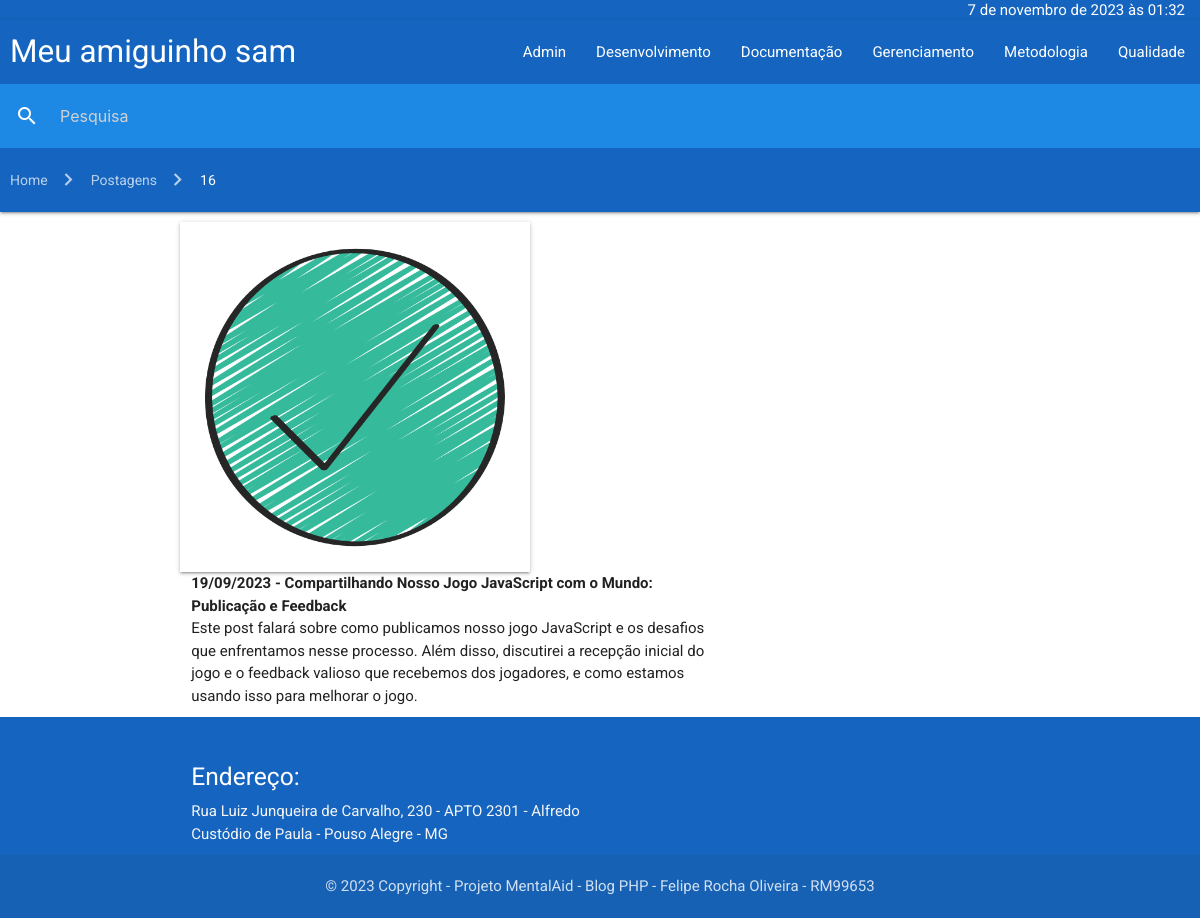
The page /posts/?id=16 on the database its author committed.
### tables this page shows
CREATE TABLE `categories` (
  `id` bigint(20) NOT NULL AUTO_INCREMENT,
  `name` varchar(100) NOT NULL,
  PRIMARY KEY (`id`)
);

CREATE TABLE `posts` (
  `id` bigint(20) NOT NULL AUTO_INCREMENT,
  `title` varchar(100) NOT NULL,
  `category_id` bigint(20) NOT NULL,
  `date_publication` date NOT NULL,
  `content` longtext NOT NULL,
  `image` varchar(150) NOT NULL,
  PRIMARY KEY (`id`),
  KEY `posts_FK` (`category_id`),
  CONSTRAINT `posts_FK` FOREIGN KEY (`category_id`) REFERENCES `categories` (`id`) ON UPDATE CASCADE
);

### core/DateFormat.php (called while the page is built, shortened)
<?php
class DateFormat
{
    private DateTime $date;
    private string $locale;
    private string $timezone;
    public function __construct(string $date = 'now')
    {
        $this->date = new DateTime($date);
    }
    public function setLocale(string $locale): void
    {
        $this->locale = $locale;
    }
    public function setTimezone(string $timezone): void
    {
        $this->timezone = $timezone;
    }
    public function formatFullDatetime(): string
    {
        $formatter = new IntlDateFormatter(
            $this->locale,
            IntlDateFormatter::LONG,
            IntlDateFormatter::SHORT,
            $this->timezone,
            IntlDateFormatter::GREGORIAN
        );
        return $formatter->format($this->date);
    }
    public function formatDate(): string
    {
        $formatter = new IntlDateFormatter(
            $this->locale,
            IntlDateFormatter::SHORT,
            IntlDateFormatter::NONE,
            $this->timezone,
            IntlDateFormatter::GREGORIAN
        );
        return $formatter->format($this->date);
    }
}

### core/Database.php (called while the page is built, shortened)
<?php
class Database
{
    private string $dbName;
    private string $dbHost;
    private string $dbUser;
    private string $dbPass;
    public function __construct()
    {
        $this->dbName = getenv('DB_DATABASE');
        $this->dbHost = getenv('DB_HOST');
        $this->dbUser = getenv('DB_USERNAME');
        $this->dbPass = getenv('DB_PASSWORD');
    }
    public function query(string $query, array $attributes = [], bool $isSelect = false): object
    {
        $pdo = $this->connect();
        try {
            $pdo->beginTransaction();
            $dbConnect = $pdo->prepare($query, [PDO::ATTR_CURSOR => PDO::CURSOR_FWDONLY]);
            $dbConnect->execute($attributes);
            $success = $pdo->commit();
            if ($isSelect) {
                $data = $dbConnect->fetchAll(PDO::FETCH_CLASS);
                return $this->response($success, $data);
            }
            return $this->response($success);
        } catch (PDOException $exception) {
            $pdo->rollBack();
            return $this->response(false, [], $exception->getMessage());
        }
    }
    private function connect(): PDO
    {
        return new PDO($this->getDsn(), $this->dbUser, $this->dbPass);
    }
    private function getDsn(): string
    {
        return "mysql:dbname=$this->dbName;host=$this->dbHost";
    }
    private function response(bool $success = false, array $data = [], string $error = ''): object
    {
        return (object) [
            "success" => $success,
            "data" => $data,
            "error" => $error
        ];
    }
}

### core/Categories.php (called while the page is built, shortened)
<?php
class Categories
{
    private Database $DB;
    private array $categories;
    public function __construct()
    {
        $this->DB = new Database();
        $this->setCategories();
    }
    private function setCategories(): void
    {
        $response = $this->DB->query('SELECT * FROM categories ORDER BY name ASC', [], true);
        $this->categories = $response->data;
    }
    public function getAll(): array
    {
        return $this->categories;
    }
}

### core/Users.php (called while the page is built, shortened)
<?php
class Users
{
    private Database $DB;
    public function __construct()
    {
        $this->DB = new Database();
        $this->setCategories();
    }
    private function setCategories(): void
    {
        $response = $this->DB->query('SELECT * FROM users ORDER BY name ASC', [], true);
    }
}

### core/Session.php (called while the page is built, shortened)
<?php
class Session
{
    public function __construct()
    {
        $this->users = new Users();
    }
    public function sessionValid(): bool
    {
        if (empty($_SESSION['isLogged']) || empty($_SESSION['expireIn'])) {
            return false;
        }
        $now = new DateTime();
        $diff = $now->diff($_SESSION['expireIn']);
        return $diff->h <= 8;
    }
}

### core/Posts.php (called while the page is built, shortened)
<?php
class Posts
{
    private Database $DB;
    private array $posts;
    public function __construct()
    {
        $this->DB = new Database();
        $this->setPosts();
    }
    private function setPosts(): void
    {
        $response = $this->DB->query('
            SELECT
                posts.*, categories.name as categoryName
            FROM posts
                INNER JOIN categories ON categories.id = posts.category_id
            ORDER BY date_publication DESC
        ', [], true);
        $this->posts = $response->data;
    }
    public function getOneById(string $id): object
    {
        foreach ($this->posts as $post) {
            if ($id == $post->id ) {
                return $post;
            }
        }
        return (object)[];
    }
}

### posts/post.php (the view)
<div class="container">
<?php
try {
    $postsModel = new \App\core\Posts();
    $post = $postsModel->getOneById($_GET['id']);
    $dateFormat = new \App\core\DateFormat($post->date_publication);
    $date = $dateFormat->formatDate();
    echo "
        <div class=\"row\">
            <div class=\"col s4 z-depth-1 center valign-wrapper\" id=\"image-post\">
                <img src=\"/public/images/$post->image\" width=\"300\" height=\"300\">
            </div>
            <div class=\"col s8\">
                <b>$date - $post->title</b><br/>
                <span>$post->content</span>
            </div>
        </div>
    ";
} catch (Exception $exception) {
    include "/var/www/views/empty.php";
}
?>
</div>

### views/header.php (shortened to what this page needs)
<?php
$categoryModel= new \App\core\Categories();
$categories = $categoryModel->getAll();
$date = new \App\core\DateFormat();
$session = new \App\core\Session();
?>
<header>
    <nav class="nav-wrapper blue darken-3 nav-date">
        <div class="right">
            <?php echo $date->formatFullDatetime(); ?>
        </div>
    </nav>
    <nav>
        <div class="nav-wrapper blue darken-3">
            <a href="/" class="logo brand-logo">Meu amiguinho sam</a>
            <ul id="nav-mobile" class="right hide-on-med-and-down">
                <?php
                foreach ($categories as $category) {
                    $isActive = '';
                    echo "<li class=\"$isActive\"><a href=\"/categories/?id=$category->id\">$category->name</a></li>";
                }
                ?>
            </ul>
            <?php
                if ($session->sessionValid()) {
                    $name = $_SESSION['name'];
                    echo "<ul id=\"nav-mobile\" class=\"right hide-on-med-and-down truncate\"><a href=\"/admin/\">$name</a></ul>";
                } else {
                    echo "<ul id=\"nav-mobile\" class=\"right hide-on-med-and-down\"><a href=\"/admin/\">Admin</a></ul>";
                }
            ?>
        </div>
    </nav>
    <?php
        include '/var/www/views/search.php';
        include '/var/www/views/breadcrumbs.php';
    ?>
</header>

### styles/global.css (style rules this page uses)
* { box-sizing: border-box; margin: 0; padding: 0; }
html, body { height: 100%; font-family: 'Roboto', sans-serif; }
a { cursor: pointer; }
.row { margin-bottom: 0 !important; }
.container { margin-top: 10px; margin-bottom: 10px; height: auto !important; }
.logo { margin-left: 10px; }
.nav-date { line-height: 20px !important; height: 20px !important; padding-right: 15px; }
#image-post { display: flex; height: 350px; width: 350px; justify-content: center; }

### rows shown on the page
categories: name "Desenvolvimento"
categories: name "Documentação"
categories: name "Gerenciamento"
categories: name "Metodologia"
categories: name "Qualidade"
posts: image (picture), date_publication "19/09/2023", title "Compartilhando Nosso Jogo JavaScript com o Mundo: Publicação e Feedback", content "Este post falará sobre como publicamos nosso jogo JavaScript e os desafios que enfrentamos nesse processo. Além disso, discutirei a recepção inicial do jogo e o feedback valioso que recebemos dos jogadores, e como estamos usando isso para melhorar o jogo."

### other values the page prints
$date->formatFullDatetime() "7 de novembro de 2023 às 01:32"
$breadcrumb->description "Home"
$breadcrumb->description "Postagens"
$breadcrumb->description "16"
